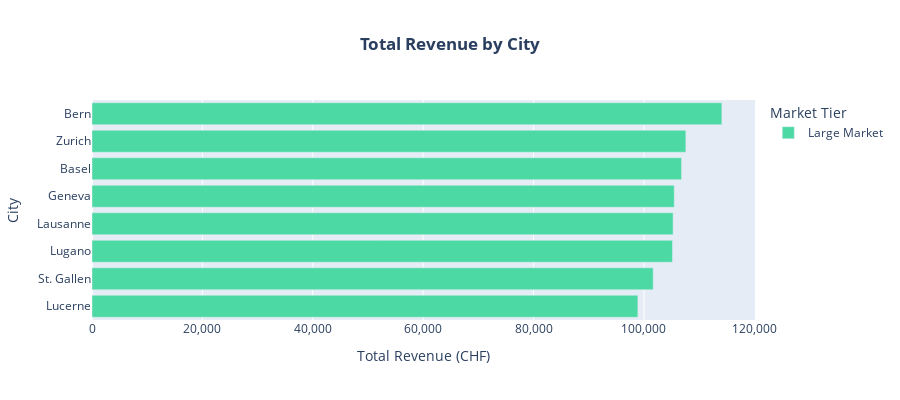

The notebook cell this image was saved under:
### Code cell
# Create geographic bubble map
fig = px.scatter_mapbox(
    df_geo,
    lat="city_center_latitude",
    lon="city_center_longitude",
    size="total_revenue",
    color="market_size_tier",
    hover_name="city_name",
    hover_data={
        "total_revenue": ":,.0f",
        "total_transactions": ":,.0f",
        "total_chargers": True,
        "avg_valid_transaction_pct": ":.1f",
        "city_center_latitude": False,
        "city_center_longitude": False,
    },
    color_discrete_map={
        "Large Market": COLOR_PRIMARY,
        "Medium Market": COLOR_WARNING,
        "Small Market": COLOR_SECONDARY,
        "Emerging Market": COLOR_GRAY,
    },
    title="<b>Revenue by City</b><br><sup>Bubble size represents total revenue</sup>",
    labels={
        "total_revenue": "Total Revenue (CHF)",
        "total_transactions": "Transactions",
        "total_chargers": "Chargers",
        "avg_valid_transaction_pct": "Valid Txn %",
        "market_size_tier": "Market Tier",
    },
    zoom=6,
    mapbox_style="carto-positron",
)

fig.update_layout(height=600, title_x=0.5, margin=dict(l=0, r=0, t=60, b=0))

fig.show()

# Also create a bar chart as alternative visualization
fig_bar = px.bar(
    df_geo.sort_values("total_revenue", ascending=True),
    x="total_revenue",
    y="city_name",
    color="market_size_tier",
    orientation="h",
    title="<b>Total Revenue by City</b>",
    labels={
        "total_revenue": "Total Revenue (CHF)",
        "city_name": "City",
        "market_size_tier": "Market Tier",
    },
    color_discrete_map={
        "Large Market": COLOR_PRIMARY,
        "Medium Market": COLOR_WARNING,
        "Small Market": COLOR_SECONDARY,
        "Emerging Market": COLOR_GRAY,
    },
)

fig_bar.update_layout(height=400, title_x=0.5, xaxis_tickformat=",", showlegend=True)

fig_bar.show()

### Figure 1 — Plotly figure (JSON) as saved in the notebook; plotly's stock layout.template omitted (floating-point values rounded to 4 significant figures)
{"data": [{"hovertemplate": "Market Tier=Large Market<br>Total Revenue (CHF)=%{x}<br>City=%{y}<extra></extra>", "legendgroup": "Large Market", "marker": {"color": "#4CD9A4", "pattern": {"shape": ""}}, "name": "Large Market", "orientation": "h", "showlegend": true, "textposition": "auto", "type": "bar", "x": [98900.0, 101700.0, 105200.0, 105300.0, 105500.0, 106800.0, 107600.0, 114100.0], "xaxis": "x", "y": ["Lucerne", "St. Gallen", "Lugano", "Lausanne", "Geneva", "Basel", "Zurich", "Bern"], "yaxis": "y"}], "layout": {"barmode": "relative", "height": 400, "legend": {"title": {"text": "Market Tier"}, "tracegroupgap": 0}, "showlegend": true, "title": {"text": "<b>Total Revenue by City</b>", "x": 0.5}, "xaxis": {"anchor": "y", "domain": [0, 1], "tickformat": ",", "title": {"text": "Total Revenue (CHF)"}}, "yaxis": {"anchor": "x", "domain": [0, 1], "title": {"text": "City"}}}}
